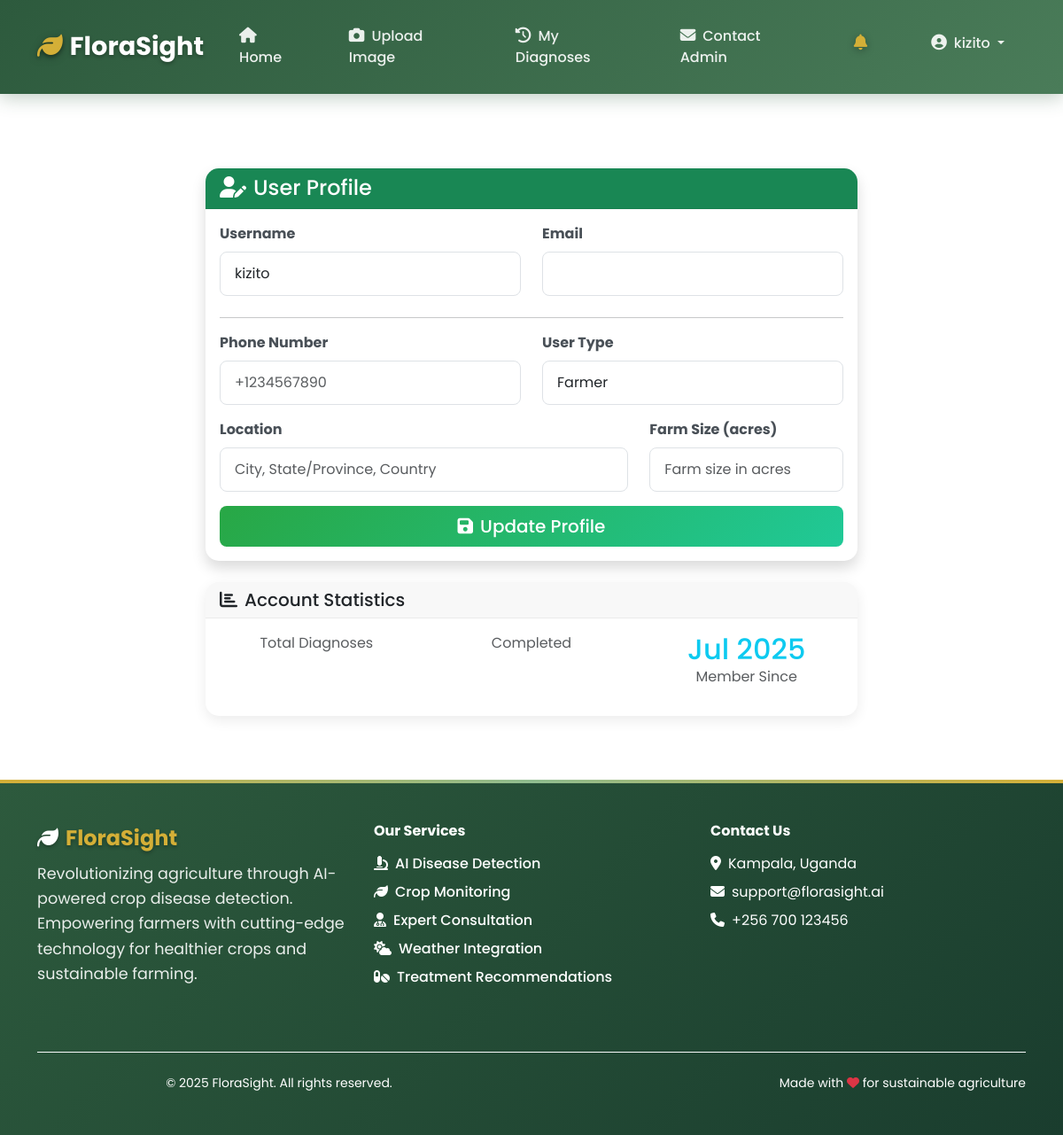
Page /profile/ (signed in) on the earlier database version.
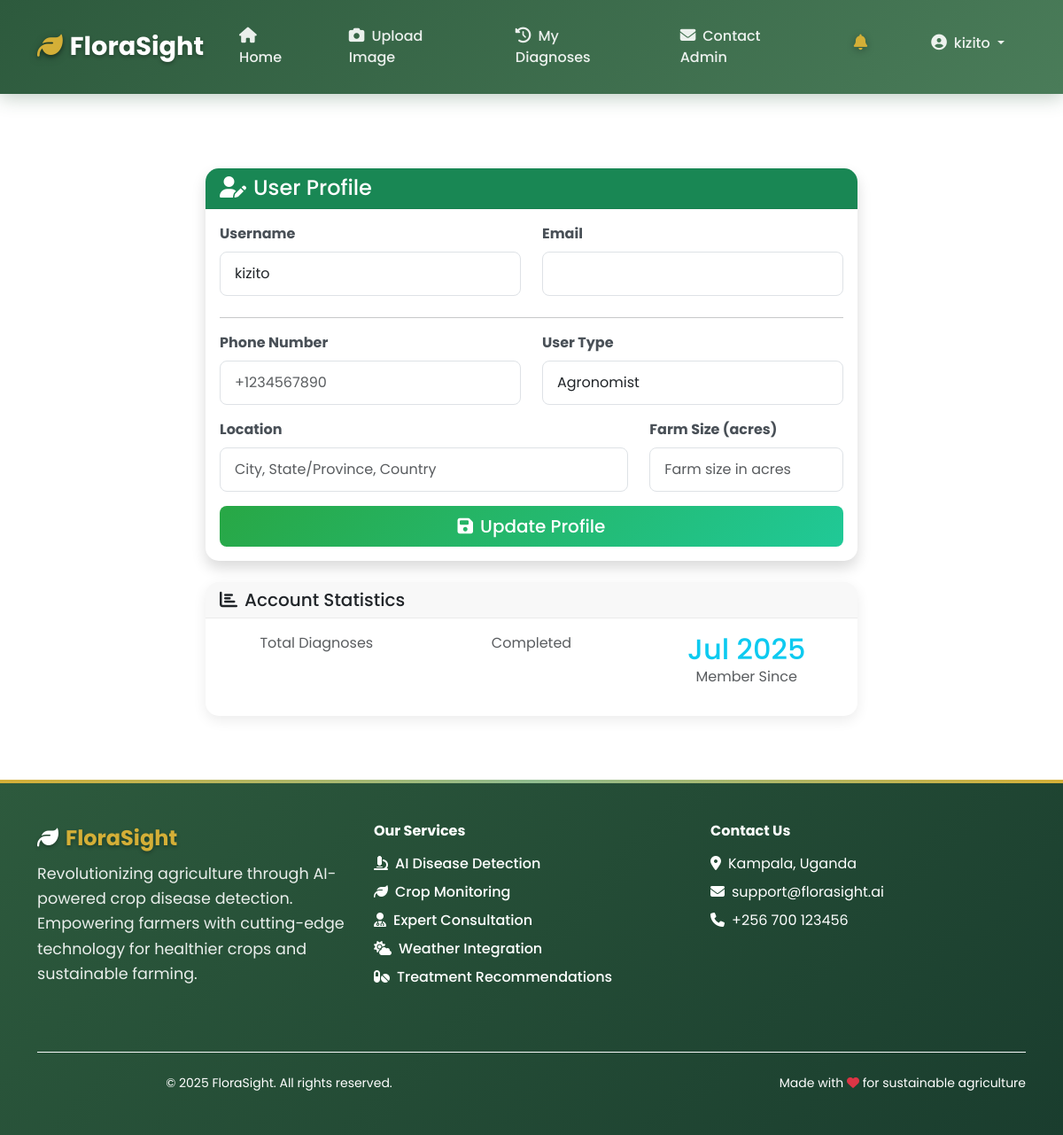
Same page on the later database version.
### crops/models.py (models this page shows, shortened)
class UserProfile(models.Model):
    user = models.OneToOneField(User, on_delete=models.CASCADE)
    phone_number = models.CharField(max_length=15, blank=True)
    location = models.CharField(max_length=100, blank=True)
    farm_size = models.DecimalField(max_digits=10, decimal_places=2, null=True, blank=True)
    primary_crops = models.CharField(max_length=200, blank=True, help_text="Main crops you grow")
    user_type = models.CharField(max_length=20, choices=[
        ('farmer', 'Farmer'),
        ('agronomist', 'Agronomist'),
        ('extension_worker', 'Extension Worker'),
    ], default='farmer')
    created_at = models.DateTimeField(auto_now_add=True)

### crops/views.py (the view)
# urls.py: path('profile/', views.profile, name='profile'),
@login_required
def profile(request):
    profile, created = UserProfile.objects.get_or_create(user=request.user)
    if request.method == 'POST':
        form = UserProfileForm(request.POST, instance=profile)
        if form.is_valid():
            form.save()
            messages.success(request, 'Profile updated successfully!')
            return redirect('crops:profile')
    else:
        form = UserProfileForm(instance=profile)
    context = {
        'form': form,
        'profile': profile,
    }
    return render(request, 'crops/profile.html', context)

### crops/forms.py
class UserProfileForm(forms.ModelForm):
    class Meta:
        model = UserProfile
        fields = ['phone_number', 'location', 'farm_size', 'user_type', 'primary_crops']
        widgets = {
            'phone_number': forms.TextInput(attrs={
                'class': 'form-control',
                'placeholder': '+1234567890'
            }),
            'location': forms.TextInput(attrs={
                'class': 'form-control',
                'placeholder': 'City, State/Province, Country'
            }),
            'farm_size': forms.NumberInput(attrs={
                'class': 'form-control',
                'placeholder': 'Farm size in acres',
                'step': '0.01'
            }),
            'user_type': forms.Select(attrs={
                'class': 'form-control'
            }),
            'primary_crops': forms.TextInput(attrs={
                'class': 'form-control',
                'placeholder': 'e.g., Maize, Beans, Coffee'
            }),
        }

### templates/crops/profile.html (shortened to what this page needs)
{% extends 'base.html' %}
{% load static %}
{% block content %}
<div class="container py-4">
    <div class="row justify-content-center">
        <div class="col-lg-8">
            <div class="card shadow">
                <div class="card-header bg-success text-white">
                    <h4 class="mb-0">
                        <i class="fas fa-user-edit me-2"></i>User Profile
                    </h4>
                </div>
                <div class="card-body">
                    <form method="post">
                        <div class="row mb-4">
                            <div class="col-md-6">
                                <label class="form-label fw-bold">Username</label>
                                <input type="text" class="form-control" value="{{ user.username }}" readonly>
                            </div>
                            <div class="col-md-6">
                                <label class="form-label fw-bold">Email</label>
                                <input type="email" class="form-control" value="{{ user.email }}" readonly>
                            </div>
                        </div>
                        <hr>
                        <div class="row">
                            <div class="col-md-6 mb-3">
                                <label for="{{ form.phone_number.id_for_label }}" class="form-label fw-bold">
                                    Phone Number
                                </label>
                                {{ form.phone_number }}
                            </div>
                            <div class="col-md-6 mb-3">
                                <label for="{{ form.user_type.id_for_label }}" class="form-label fw-bold">
                                    User Type
                                </label>
                                {{ form.user_type }}
                            </div>
                        </div>
                        <div class="row">
                            <div class="col-md-8 mb-3">
                                <label for="{{ form.location.id_for_label }}" class="form-label fw-bold">
                                    Location
                                </label>
                                {{ form.location }}
                            </div>
                            <div class="col-md-4 mb-3">
                                <label for="{{ form.farm_size.id_for_label }}" class="form-label fw-bold">
                                    Farm Size (acres)
                                </label>
                                {{ form.farm_size }}
                            </div>
                        </div>
                        <div class="d-grid">
                            <button type="submit" class="btn btn-success btn-lg">
                                <i class="fas fa-save me-2"></i>Update Profile
                            </button>
                        </div>
                    </form>
                </div>
            </div>
<div class="card mt-4">
    <div class="card-header">
        <h5 class="mb-0">
            <i class="fas fa-chart-bar me-2"></i>Account Statistics
        </h5>
    </div>
    <div class="card-body">
        <div class="row text-center">
            <div class="col-md-4">
                <div class="stat-item">
                    <p class="text-muted">Total Diagnoses</p>
                </div>
            </div>
            <div class="col-md-4">
                <div class="stat-item">
                    <p class="text-muted">Completed</p>
                </div>
            </div>
            <div class="col-md-4">
                <div class="stat-item">
                    <h3 class="text-info">{{ profile.created_at|date:"M Y" }}</h3>
                    <p class="text-muted">Member Since</p>
                </div>
            </div>
        </div>
    </div>
</div>
{%endblock%}

Differences in the rows shown:
changed UserProfile: user_type "Farmer" → "Agronomist"
